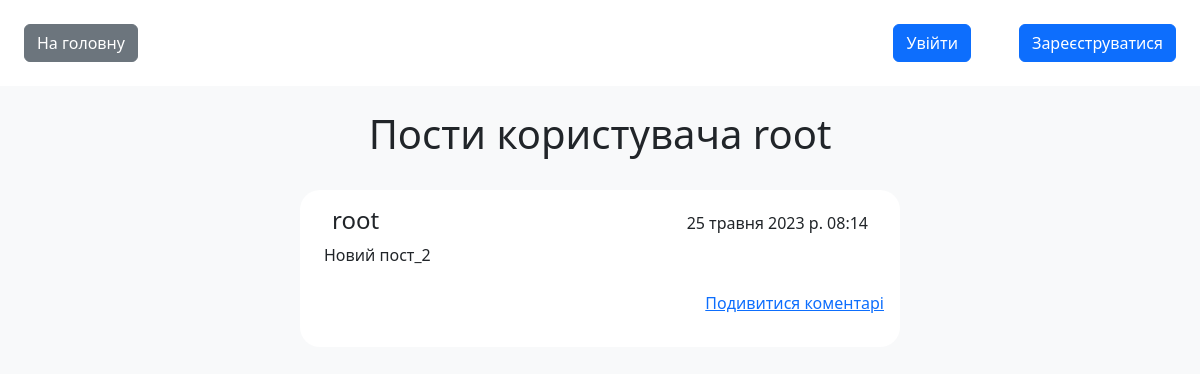
The page /user/root/ on the database as committed earlier.
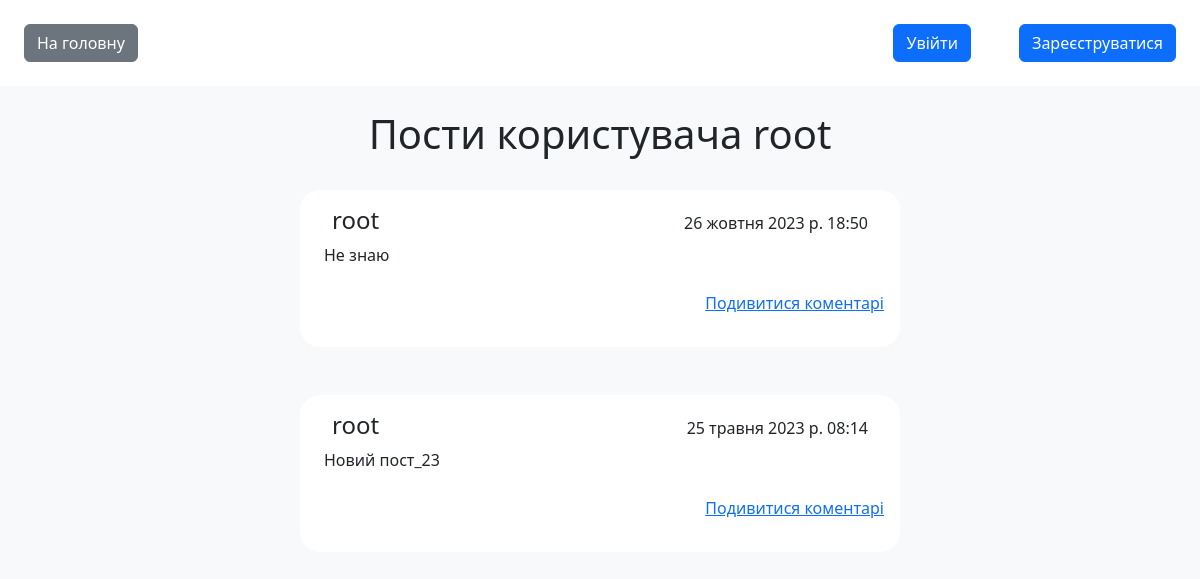
The same page on the database as committed later.
### blog/models.py (models this page shows)
class Post(models.Model):
    id = models.AutoField(primary_key=True)
    author = models.ForeignKey(User, on_delete=models.CASCADE)
    content = models.TextField(blank=True, verbose_name="Текст статті", null=False)
    time_create = models.DateTimeField(auto_now_add=True, verbose_name="Час створення")
    time_update = models.DateTimeField(auto_now=True, verbose_name="Час редагування")
    class Meta:
        verbose_name = 'Пости'
        verbose_name_plural = 'Пости'
        ordering = ['-time_create']

### blog/views.py (the view)
# urls.py: path('user/<str:username>/', UserPostsView.as_view(), name='user_posts'),
class UserPostsView( View):
    def get(self, request, username):
        user = User.objects.get(username=username)
        posts = Post.objects.filter(author=user)
        paginator = Paginator(posts, 3)
        page_number = request.GET.get('page', 1)
        page = paginator.get_page(page_number)
        return render(request, 'blog/user_posts.html', {
            'username': username,
            'posts': page,
        })

### blog/templates/blog/user_posts.html (shortened to what this page needs)
{% extends 'blog/base.html' %}
{% block content %}
<main class="d-flex flex-column align-items-center gap-4 w-100 pb-65">
    <h1>Пости користувача {{ username }}</h1>
    {% for post in posts %}
    <div class="mb-4 p-3 bg-white w-50  rounded-20 min-w-450">
        <div class="d-flex justify-content-between align-items-end mx-3">
            <p class="h4 m-0">{{ post.author }}</p>
            <p class="m-0">{{ post.time_create }}</p></div>
        <div><p class="text-lg p-2">{{ post.content }}</p></div>
        <div class="w-70 ml-30 g-4 justify-content-between d-flex flex-row-reverse">
            <p><a href="{% url 'post_comments' post.id %}" class="w-50 mb-0">Подивитися коментарі</a></p>
        </div>
    </div>
    {% empty %}
    <p>Постів немає.</p>
    {% endfor %}
</main>
{% endblock %}

### blog/templates/blog/base.html (shortened to what this page needs)
{% load static %}
<!DOCTYPE html>
<html>
    <head>
        <link type="text/css" rel="stylesheet" href="{% static 'css/styles.css' %}">
        <link type="text/css" rel="stylesheet" href="{% static 'css/bootstrap.css' %}">
    </head>
    <body class="bg-light ">
            <header class="p-4 bg-white mb-4 d-flex justify-content-between flex-row-reverse">
               <div class="d-flex justify-content-between align-items-center gap-5">
                {% if user.is_authenticated %}
                    <div><a href="{% url 'user_posts' user.username %}" class="mr-2 text-decoration-none ">{{ user.username }}</a></div>
                    <div><a href="{% url 'logout' %}" class="btn btn-primary mr-2 text-decoration-none">Вийти</a></div>
                {% else %}
                   {% if request.path != '/login/' %}
                    <div><a href="{% url 'login' %}" class="btn btn-primary mr-2 text-decoration-none">Увійти</a></div>
                   {% endif %}
                   {% if request.path != '/register/' %}
                    <div><a href="{% url 'register' %}" class="btn btn-primary mr-2 text-decoration-none">Зареєструватися</a></div>
                   {% endif %}
                {% endif %}
                </div>
                {% if request.path != '/' %}
                   <div><a href="{% url 'main_page' %}" class="btn btn-secondary">На головну</a></div>
                {% endif %}
            </header>
            {% block content %}
            {% endblock %}
    </body>
</html>

### static/css/styles.css (style rules this page uses)
html, body { margin: 0; height: 100%; }
.pb-65 { padding-bottom: 65px; }
.rounded-20 { border-radius: 20px; }
.min-w-450 { min-width: 450px; }
.w-70 { width:70% }
.ml-30 { margin-left: 30% }

Rows that differ between the two databases and show on the page:
added Post: author "root", time_create "26 жовтня 2023 р. 18:50", content "Не знаю"
changed Post: content "Новий пост_2" → "Новий пост_23"
